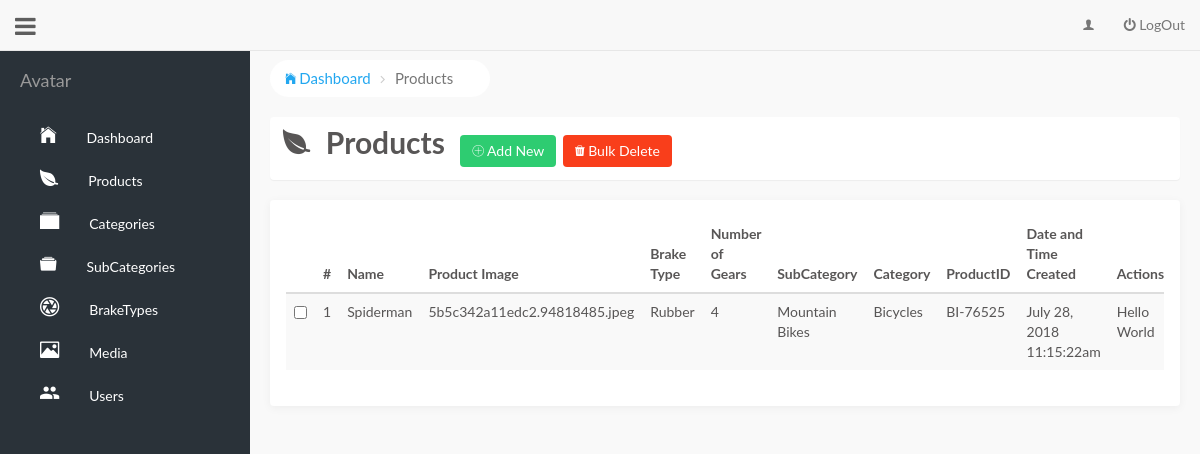
/admin/products.php, run on the app's committed database.
### tables this page shows
CREATE TABLE `products` (
  `id` int(11) NOT NULL,
  `category_name` varchar(100) NOT NULL,
  `category_id` int(11) NOT NULL,
  `subcategory_name` varchar(100) NOT NULL,
  `subcategory_id` int(11) NOT NULL,
  `product_id` varchar(11) NOT NULL,
  `name` varchar(100) NOT NULL,
  `price` varchar(100) NOT NULL,
  `img_name` varchar(100) NOT NULL,
  `no_of_gears` int(11) NOT NULL,
  `brake_id` int(11) NOT NULL,
  `brake_name` varchar(100) NOT NULL,
  `created_at` varchar(100) NOT NULL,
  `updated_at` varchar(100) NOT NULL
);

### admin/show-product.php (the view, shortened to what this page needs)
<?php
	function pullNumberOfProduct(){
		include('dbcon/dbcon.php');
		$sql = "SELECT id, name, category_name, subcategory_name,
				img_name, product_id, brake_name, no_of_gears,
				created_at
				FROM products
				LIMIT 10";
		$execute_sql = mysqli_query($conn, $sql);
		$number_of_rows = mysqli_num_rows($execute_sql);
		if ($number_of_rows > 0) {
			$data = array();
			while ($row = mysqli_fetch_array($execute_sql)) {
			    $data[] = $row;
			}
			$i = 0;
			foreach($data as $key){
				$row_number = $i + 1;
				$formatted_result = '<tr>';
				$formatted_result .= '<td><input type="checkbox" name="'.$key[0].'"/></td>';
				$formatted_result .= '<td>'.$row_number.'</td>';
				$formatted_result .= '<td>'.$key[1].'</td>';
				$formatted_result .= '<td>'.$key[4].'</td>';
				$formatted_result .= '<td>'.$key[6].'</td>';
				$formatted_result .= '<td>'.$key[7].'</td>';
				$formatted_result .= '<td>'.$key[3].'</td>';
				$formatted_result .= '<td>'.$key[2].'</td>';
				$formatted_result .= '<td>'.$key[5].'</td>';
				$formatted_result .= '<td>'.$key[8].'</td>';
				$formatted_result .= '<td> Hello World </td>';
				$formatted_result .= '</tr>';
				$i++;
				echo($formatted_result);
			}
		} else {
			echo 'No products found';
		}
	}
 ?>

### admin/css/simple-sidebar.css (style rules this page uses)
body { overflow-x: hidden; }

### admin/css/style.css (style rules this page uses)
:root { --primary: #22A7F0; --light: #FFF; --btngreen: #2ECC71; --btnorange: #f4a62d; --btnred: #f93e1b; --btnblue: #39aff1; }
body { font-family: 'Lato', Calibri, Arial, sans-serif; margin:0; padding: 0; background: #F9F9F9; color: #3c3a3adb; }

### data on the page
products: row_number "1", name "Spiderman", img_name "5b5c342a11edc2.94818485.jpeg", brake_name "Rubber", no_of_gears "4", subcategory_name "Mountain Bikes", category_name "Bicycles", product "BI-76525", created_at "July 28, 2018 11:15:22am"
